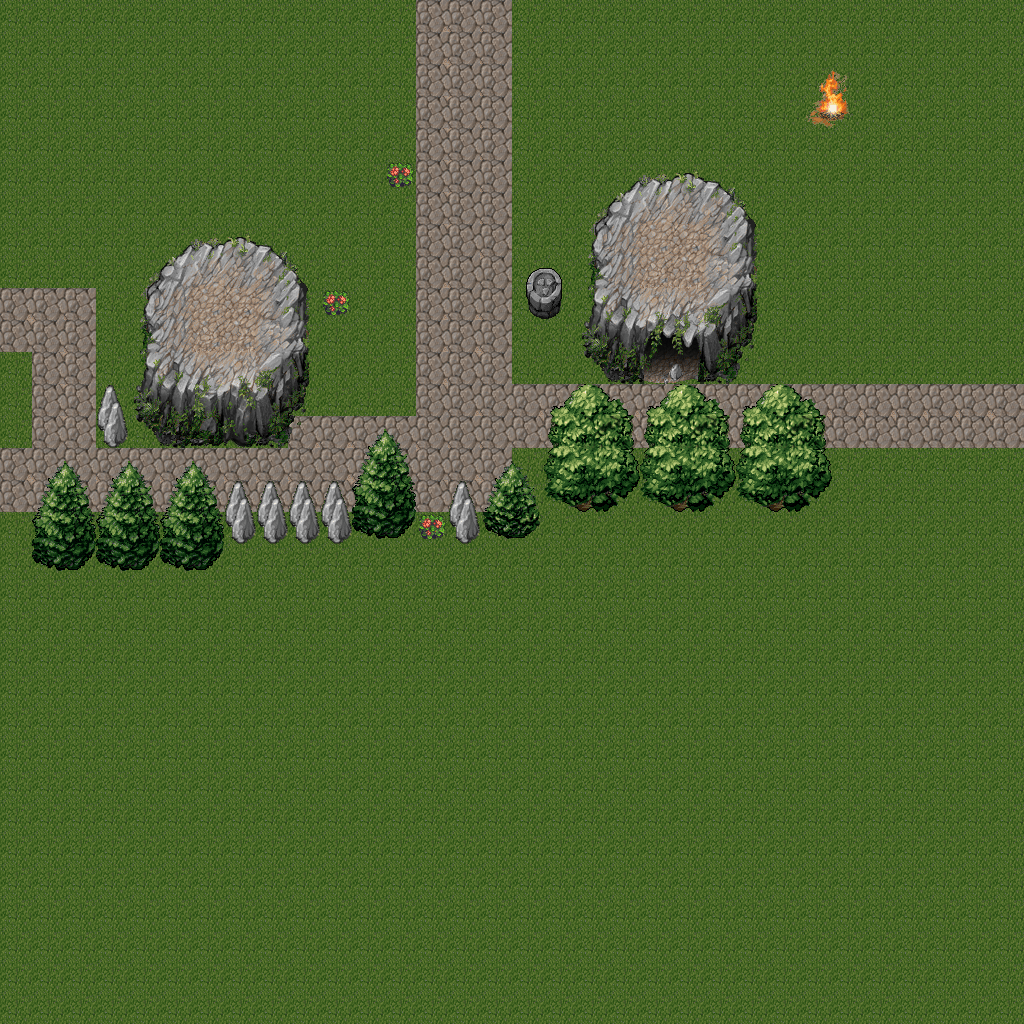

A level layout from a 2D game, rendered from its tile map. Below: a short description, then the map file with tile-grid data replaced by summaries:
An orthogonal 32x32 tile map with 32x32 px tiles, 3 tile layers (Ground, Bases, Tops) and 33 objects (5x map_entry, 4x transition).

<map version="1.0" orientation="orthogonal" width="32" height="32" tilewidth="32" tileheight="32">
 <tileset firstgid="1" name="tilemap" tilewidth="32" tileheight="32">
  <image source="tilemap.png" width="512" height="512" />
 </tileset>
 <layer name="Ground" width="32" height="32">
  <data>[1024 cells, 1024 non-empty, 5 distinct tile ids]</data>
 </layer>
 <layer name="Bases" width="32" height="32">
  <data>[1024 cells, 44 non-empty, 21 distinct tile ids]</data>
 </layer>
 <objectgroup name="player" width="32" height="32" />
 <objectgroup name="objects" width="32" height="32" />
 <layer name="Tops" width="32" height="32">
  <data>[1024 cells, 137 non-empty, 64 distinct tile ids]</data>
 </layer>
 <objectgroup name="collisions" width="32" height="32">
  <object x="480" y="512" width="64" height="32" />
  <object x="448" y="512" width="32" height="32" />
  <object x="416" y="512" width="32" height="32" />
  <object x="352" y="512" width="64" height="32" />
  <object x="224" y="512" width="32" height="32" />
  <object x="256" y="512" width="32" height="32" />
  <object x="288" y="512" width="32" height="32" />
  <object x="320" y="512" width="32" height="32" />
  <object x="160" y="544" width="64" height="32" />
  <object x="96" y="544" width="64" height="32" />
  <object x="32" y="544" width="64" height="32" />
  <object x="96" y="416" width="32" height="32" />
  <object x="589" y="259" width="165" height="83" />
  <object x="607" y="348" width="35" height="36" />
  <object x="703" y="347" width="34" height="35" />
  <object x="529" y="292" width="30" height="26" />
  <object x="148" y="318" width="157" height="94" />
  <object x="150" y="284" width="154" height="31" />
  <object x="186" y="254" width="92" height="26" />
  <object x="554" y="478" width="67" height="33" />
  <object x="662" y="482" width="52" height="28" />
  <object x="763" y="480" width="52" height="31" />
  <object x="151" y="420" width="136" height="24" />
  <object x="832" y="112">
   <ellipse />
  </object>
 </objectgroup>
 <objectgroup name="events" width="32" height="32">
  <object name="start" type="map_entry" x="448" y="352" width="32" height="32" />
  <object name="go_otherworld1" type="transition" x="0" y="288" width="32" height="64">
   <properties>
    <property name="dest" value="otherworld" />
    <property name="dest_index" value="1" />
   </properties>
  </object>
  <object name="go_otherworld2" type="transition" x="0" y="448" width="32" height="64">
   <properties>
    <property name="dest" value="otherworld" />
    <property name="dest_index" value="2" />
   </properties>
  </object>
  <object name="go_eastworld" type="transition" x="992" y="384" width="32" height="64">
   <properties>
    <property name="dest" value="eastworld" />
   </properties>
  </object>
  <object name="enter_eastworld" type="map_entry" x="928" y="384" width="32" height="64">
   <properties>
    <property name="source" value="eastworld" />
   </properties>
  </object>
  <object name="enter_otherworld1" type="map_entry" x="64" y="288" width="32" height="64">
   <properties>
    <property name="source" value="otherworld" />
    <property name="source_index" value="1" />
   </properties>
  </object>
  <object name="enter_otherworld2" type="map_entry" x="64" y="448" width="32" height="64">
   <properties>
    <property name="source" value="otherworld" />
    <property name="source_index" value="2" />
   </properties>
  </object>
  <object name="go_town" type="transition" x="416" y="0" width="96" height="32">
   <properties>
    <property name="dest" value="town" />
   </properties>
  </object>
  <object name="enter_town" type="map_entry" x="416" y="64" width="96" height="32">
   <properties>
    <property name="source" value="town" />
   </properties>
  </object>
 </objectgroup>
</map>
